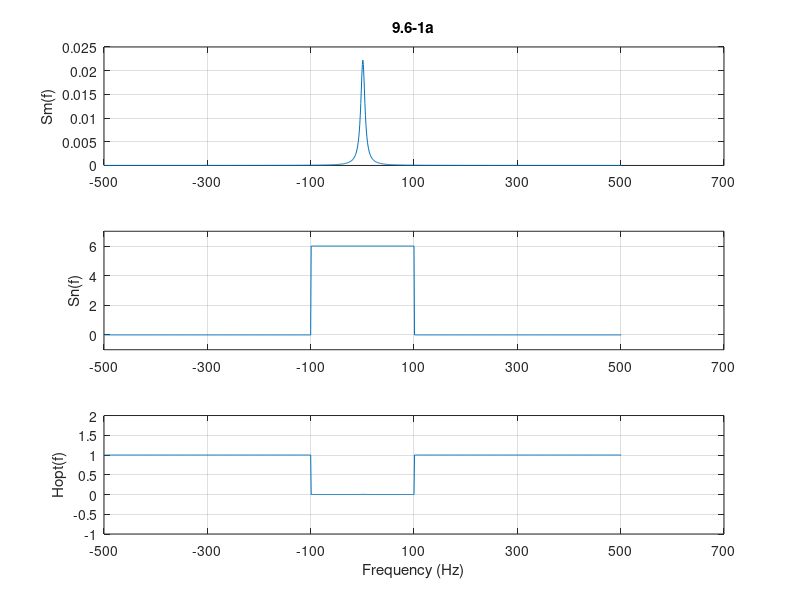
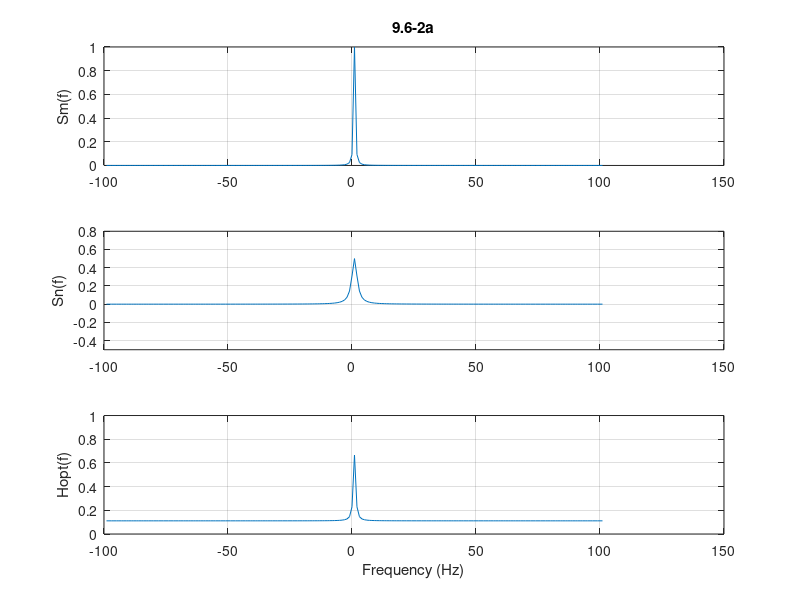

Here is the MATLAB script that generated these plots, in order: (Note: this script raises an error after producing the figures.)
% Quyen Hua
% EE5713
% M10 - MATLAB
% 
% Use MATLAB to plot your solution for problems 9.6-1a and 9.6-2a

% IE plot Hopt(f)

%recall Hopt = Sm(f) / [Sm(f)+Sn(f)]

close all
clear all



%% 9.6-1a
freq1 = -5e2:1:5e2; %Bandwidth 1kHz sufficient?
Sm1 = 20./(900+(2*pi*freq1).^2);
Sn1 = 6*rectpuls(freq1/200);

Hopt1 = Sm1./ (Sm1+Sn1);

subplot(3,1,1);
plot(Sm1);
set(gca, 'XTickLabel', [-500:1000/5: 500+1000/5]);
ylabel('Sm(f)');
title('9.6-1a');
grid on;

subplot(3,1,2);
plot(Sn1);
set(gca, 'XTickLabel', [-500:1000/5: 500+1000/5]);%freq1);
ylabel('Sn(f)')
ylim([-1 7]);
grid on;

subplot(3,1,3);
plot(Hopt1);
set(gca, 'XTickLabel', [-500:1000/5: 500+1000/5]);%freq1);
ylabel('Hopt(f)')
ylim([-1 2]);
grid on;
xlabel('Frequency (Hz)');



%% 9.6-2a

freq2 = -1e2:1:1e2; %Bandwidth 1kHz sufficient?
Sm2 = 4./(4+(2*pi*freq2).^2);
Sn2 = 32./(64+(2*pi*freq2).^2);

Hopt2 = Sm2./ (Sm2+Sn2);

figure;
subplot(3,1,1);
plot(Sm2);
set(gca, 'XTickLabel', [-100 -50 0 50 100 150]);%freq2);
% ax = gca;
% ax.XTick = [-100, 50, 0, 50, 100];
ylabel('Sm(f)');
title('9.6-2a');
grid on;

subplot(3,1,2);
plot(Sn2);
set(gca, 'XTickLabel', [-100 -50 0 50 100 150]);
ylabel('Sn(f)')
ylim([-0.5 0.8]);
grid on;

subplot(3,1,3);
plot(Hopt2);
set(gca, 'XTickLabel', [-100 -50 0 50 100 150]);
ylabel('Hopt(f)')
ylim([0 1]);
grid on;
xlabel('Frequency (Hz)');

% END
syms f;
% tSm1 = 20./(900+(2*pi*f).^2);
% tSn1 = 6*rectpuls(f/200);
% 
% tNo1 = (tSm1.*tSn1)./ (tSm1+tSn1);



tSm2 = 4./(4+(2*pi*f).^2);
tSn2 = 32./(64+(2*pi*f).^2);

tNo2 = (tSm2.*tSn2)./ (tSm2+tSn2);

